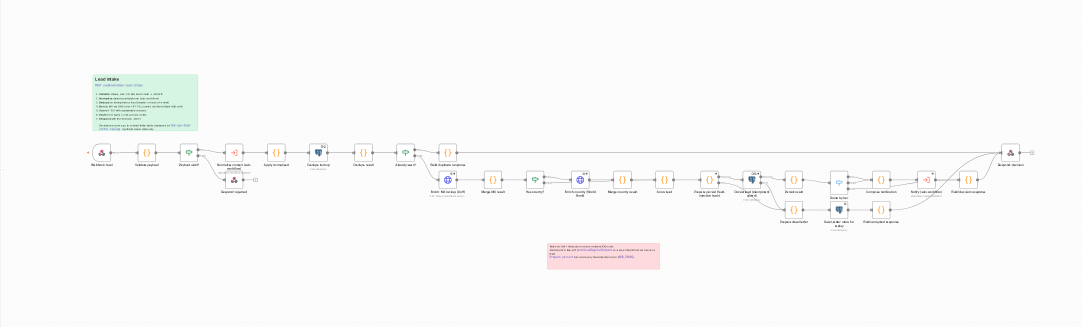
#> input picture docs/img/lead-intake.png, 3246 x 980 px, found by its file name (shown at 1/3 size)
$ python tour.py
#> lines starting #> are read from the running program, lines starting #| are printed output that depends on the picture
#!/usr/bin/env python3
"""Ken-Burns style tour over the real (hi-res) canvas screenshots: eased pan/zoom, a visible cursor gliding to each stage.
Output: tmp/video/tour_<name>.mp4 (1280x600, 25 fps). Source images come from: OUT=tmp/video SCALE=2 python3 scripts/screenshots.py ..."""
import os, subprocess, sys
from PIL import Image, ImageDraw, ImageOps

ROOT = os.path.dirname(os.path.dirname(os.path.dirname(os.path.abspath(__file__))))
V = os.path.join(ROOT, "tmp", "video")
W, H, FPS = 1280, 600, 25
ease = lambda t: t * t * (3 - 2 * t)
lerp = lambda a, b, t: a + (b - a) * t

TOURS = {
    # name: (image, [(t, cx, cy, window_width, cursor_x, cursor_y)])
    "lead": ("lead-intake.png", [
        (0.0, 3246, 980, 6492, 3246, 980), (1.6, 3246, 980, 6492, 700, 915),
        (3.4, 1250, 800, 2000, 620, 915), (6.2, 1650, 930, 1900, 1909, 915),
        (9.0, 2900, 1010, 1900, 2684, 1078), (12.0, 3900, 1040, 1900, 3986, 1078),
        (15.2, 4700, 1040, 1900, 5031, 1097), (18.0, 5400, 1000, 1900, 5557, 1078),
        (20.0, 5650, 960, 1900, 6063, 915)]),
    "triage": ("support-triage-ai.png", [
        (0.0, 3246, 980, 6492, 3246, 980), (1.4, 3246, 980, 6492, 620, 915),
        (3.0, 1250, 850, 2000, 700, 915), (5.4, 2350, 1100, 1900, 2623, 1289),
        (8.0, 3000, 1100, 1900, 3473, 1090), (11.0, 4300, 1060, 1900, 4330, 1090),
        (13.5, 5300, 1020, 1900, 5486, 1090), (15.5, 5500, 1000, 1900, 6057, 915)]),
    "ops1": ("ops-error-handler.png", [(0.0, 3246, 980, 5200, 3246, 980), (1.6, 3300, 1000, 3300, 1900, 1030), (6.0, 3300, 1000, 3300, 4300, 1030)]),
    "ops2": ("ops-dead-letter-replay.png", [(0.0, 3246, 980, 5200, 3246, 980), (1.6, 3300, 1000, 3300, 1950, 1030), (6.0, 3300, 1000, 3300, 4700, 1030)]),
}


def cursor(d, x, y):
    pts = [(x, y), (x, y + 30), (x + 8, y + 23), (x + 14, y + 36), (x + 20, y + 33), (x + 14, y + 21), (x + 25, y + 21)]
    d.polygon([(px + 2, py + 3) for px, py in pts], fill=(0, 0, 0, 90))
    d.polygon(pts, fill=(255, 255, 255), outline=(15, 23, 42), width=2)


def render(name):
#> called with name = 'lead'
    img, keys = TOURS[name]; src0 = Image.open(os.path.join(V, img)).convert("RGB"); PAD = 2400
#> in render, src0 is the input picture: PIL image 3246x980 RGB; mean R, G, B 249.8, 250, 249.8
    src = ImageOps.expand(src0, border=PAD, fill=(250, 250, 250))
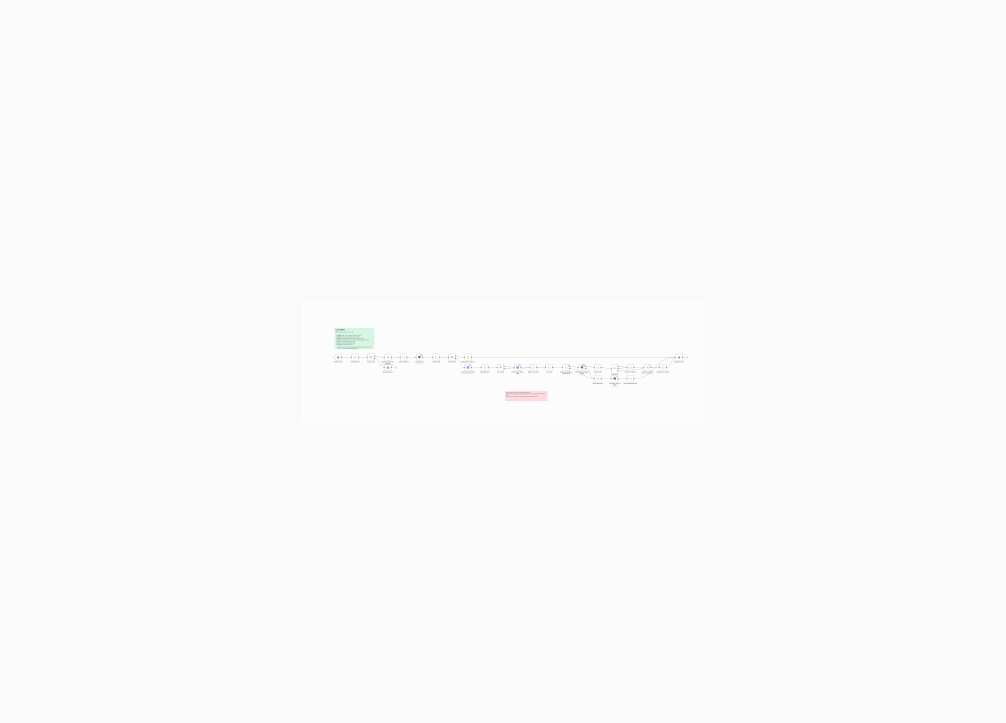
#> src: PIL image 8046x5780 RGB (shown at 1/8 size); mean R, G, B 250, 250, 250
    total = keys[-1][0]; n = int(total * FPS)
    out = os.path.join(V, f"tour_{name}.mp4")
#> (the run stopped early here; a loop or call above may not have finished)

$ run again, with docs/img/fx-digest-alert.png copied over docs/img/lead-intake.png
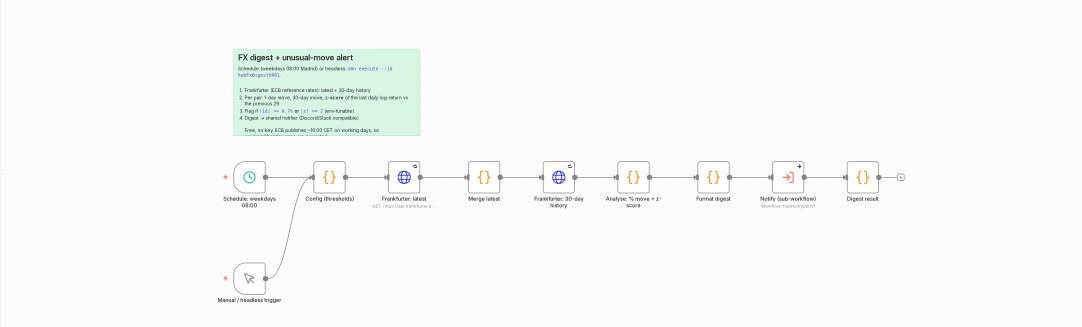
#> input picture docs/img/fx-digest-alert.png, 3246 x 980 px, found by its file name (shown at 1/3 size)
#> in render, src0 is the input picture: PIL image 3246x980 RGB; mean R, G, B 248.4, 249.7, 248.9
#> in render, `src = ImageOps.expand(src0, border=PAD, fill=(250, 250, 250))`:
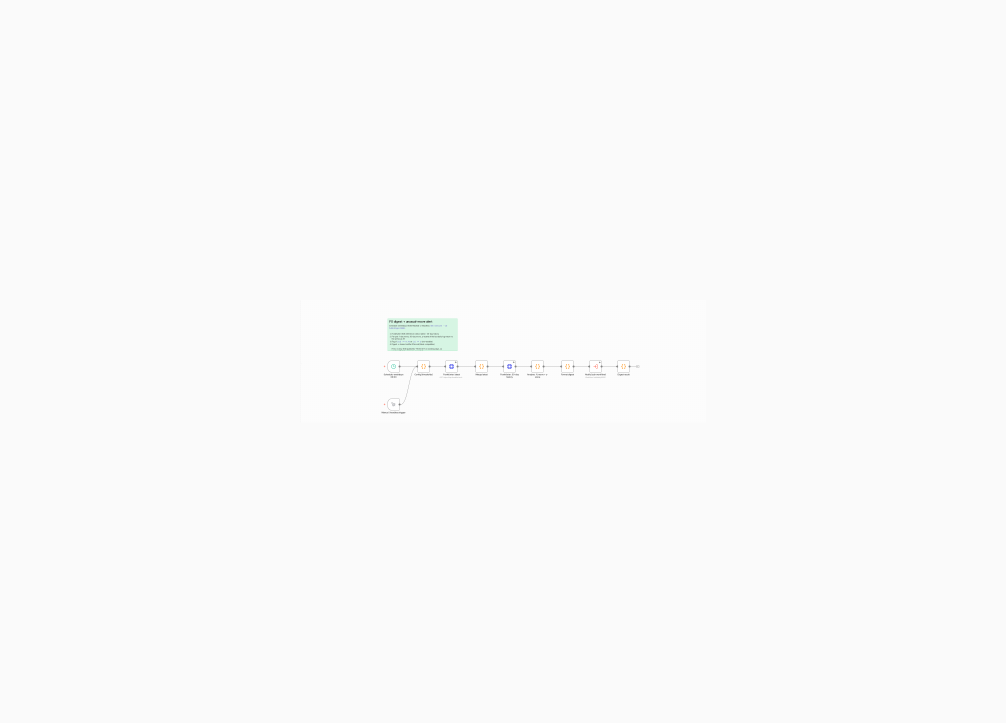
#> src: PIL image 8046x5780 RGB (shown at 1/8 size); mean R, G, B 249.9, 250, 249.9
